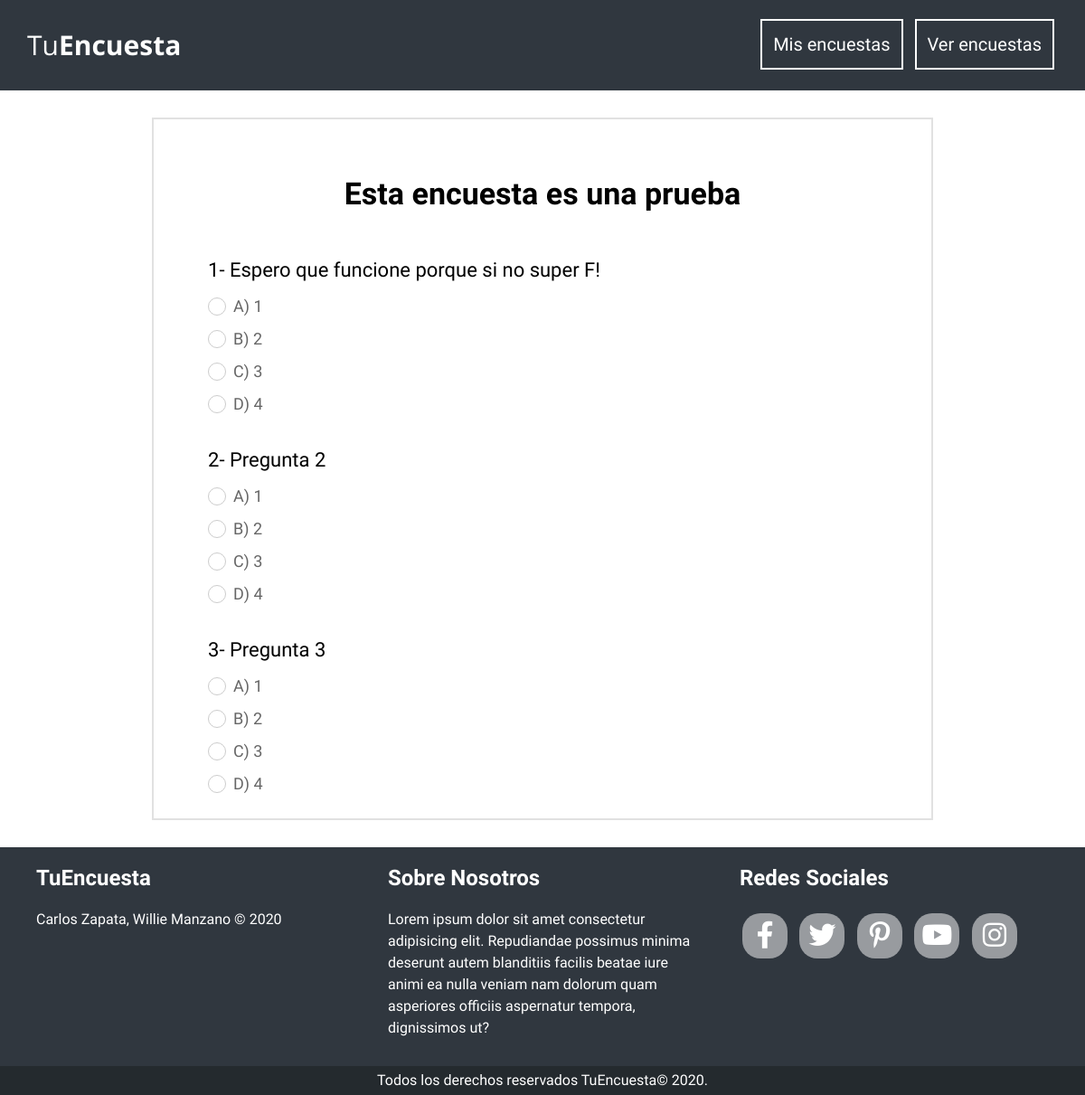
/encuesta.php?id=1, run on the app's committed database.
### tables this page shows
CREATE TABLE `encuesta` (
  `id_encuesta` int(10) UNSIGNED NOT NULL,
  `titulo` varchar(100) NOT NULL
);

CREATE TABLE `pregunta` (
  `id_pregunta` int(10) UNSIGNED NOT NULL,
  `pregunta` varchar(100) NOT NULL,
  `id_enc_pregunta` int(10) UNSIGNED NOT NULL
);

CREATE TABLE `respuesta` (
  `id_respuesta` int(10) UNSIGNED NOT NULL,
  `respuesta` varchar(100) NOT NULL,
  `id_preg_respuesta` int(10) UNSIGNED NOT NULL,
  `conteo` int(11) DEFAULT '0'
);

### encuesta.php (the view, shortened to what this page needs)
<?php
    include_once "includes/templates/header.php";
    include_once "includes/funciones/funciones.php";
    $id = $_GET['id'];
    $sql_encuesta = mysqli_query($conn, "SELECT `titulo` FROM `encuesta` WHERE `id_encuesta`=$id");
    $row_encuesta = mysqli_fetch_assoc($sql_encuesta);
?>
<main>
    <div class="seccion contenedor parte-central">
        <div class="encuesta">
            <h2><?php echo $row_encuesta['titulo']; ?></h2>
            <form action="">
                <?php
                    $letras=['1' => 'A', '2' => 'B', '3' => 'C', '4' => 'D', '5' => 'E', '6' => 'F', '7' => 'G'];
                    $p=1;
                    $sql_pregunta = mysqli_query($conn, "SELECT `pregunta`, `id_pregunta` FROM `pregunta` WHERE `id_enc_pregunta`=$id");
                    while($row_pregunta = mysqli_fetch_assoc($sql_pregunta)){
                        $r=1;
                        echo '<div class="form-encuesta">
                            <p class="pregunta">'.$p.'- '.$row_pregunta['pregunta'].'</p>';
                        $sql_respuesta = mysqli_query($conn, "SELECT `respuesta`, `id_respuesta` FROM `respuesta` WHERE `id_preg_respuesta`=$row_pregunta[id_pregunta]");
                            while($row_respuesta = mysqli_fetch_assoc($sql_respuesta)){
                                echo '<div class="respuesta">
                                    <input type="radio" name="p'.$row_pregunta['id_pregunta'].'" id="r'.$row_respuesta['id_respuesta'].'" value="'.$row_respuesta['id_respuesta'].'">
                                    <label for="r'.$row_respuesta['id_respuesta'].'">'.$letras[$r].') '.$row_respuesta['respuesta'].'</label>
                                </div>';
                                $r++;
                            }
                        echo '</div>';
                        $p++;
                    }
                ?>
            </form>
        </div>
    </div>
</main>
<?php include_once "includes/templates/footer.php"; ?>

### css/estilos.css (style rules this page uses)
:root { --primario: #30373F; --secundario: #3a7bcc; --terciario: #009189; --oscuro: #242a2e; --gris: #757575; }
html { box-sizing: border-box; font-size: 62.5%; }
body { font-family: 'Baloo Da 2', sans-serif; font-size: 1.6rem; line-height: 2; margin: 0; max-width: 100%; }
h2 { font-size: 3.4rem; line-height: 1.4; }
@media (min-width: 768px) { h2, h3 { line-height: 2; } }
.seccion { margin-top: 2rem; margin-bottom: 2rem; }
.contenedor { width: 95%; max-width: 120rem; margin: 0 auto; }
.parte-central { border: 2px solid #e1e1e1; margin: 3rem auto; padding: 2rem .4rem; }
@media (min-width: 768px) { .parte-central { width: 80rem; padding: 2rem 3rem; } }
main { min-height: 80vh; }
.encuesta { padding: 0 1rem; line-height: 1.5; }
@media (min-width: 768px) { .encuesta { padding: 0 3rem; line-height: 2; } }
.encuesta h2 { text-align: center; }
.encuesta .form-encuesta p.pregunta { font-size: 2.2rem; margin-bottom: 0; }
.encuesta .form-encuesta .respuesta { font-size: 1.8rem; }
[type="radio"]:checked + label, [type="radio"]:not(:checked) + label { position: relative; padding-left: 28px; cursor: pointer; line-height: 20px; display: inline-block; color: #666; }
[type="radio"]:checked + label:before, [type="radio"]:not(:checked) + label:before { content: ''; position: absolute; left: 0; top: 0; width: 18px; height: 18px; border: 1px solid #ccc; border-radius: 100%; background: #fff; }
[type="radio"]:checked + label:after, [type="radio"]:not(:checked) + label:after { content: ''; width: 10px; height: 10px; background: #3cb180; position: absolute; top: 5px; left: 5px; border-radius: 100%; -webkit-transition: all 0.2s ease; transition: all 0.2s ease; }
[type="radio"]:not(:checked) + label:after { opacity: 0; -webkit-transform: scale(0); transform: scale(0); }

### data on the page
encuesta: titulo "Esta encuesta es una prueba"
pregunta: pregunta "Espero que funcione porque si no super F!"
respuesta: r "A", respuesta "1"
respuesta: r "B", respuesta "2"
respuesta: r "C", respuesta "3"
respuesta: r "D", respuesta "4"
pregunta: pregunta "Pregunta 2"
respuesta: r "A", respuesta "1"
respuesta: r "B", respuesta "2"
respuesta: r "C", respuesta "3"
respuesta: r "D", respuesta "4"
pregunta: pregunta "Pregunta 3"
respuesta: r "A", respuesta "1"
respuesta: r "B", respuesta "2"
respuesta: r "C", respuesta "3"
respuesta: r "D", respuesta "4"
